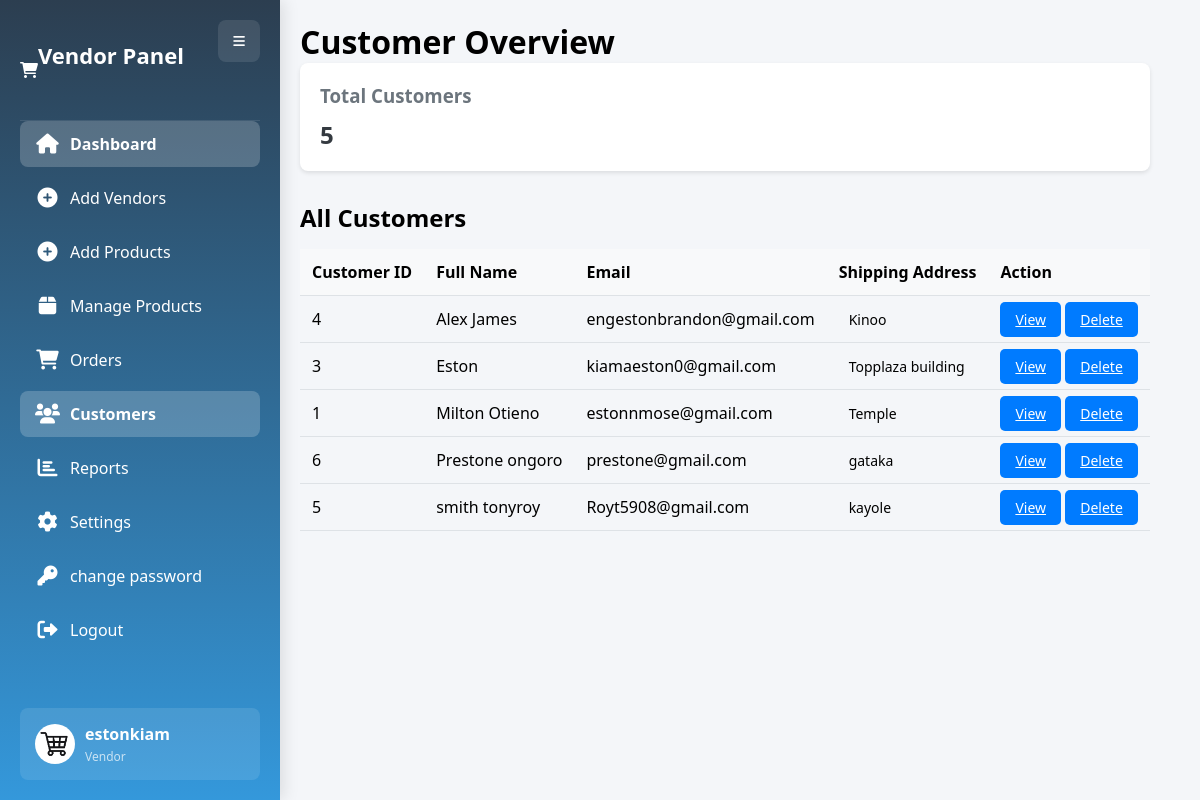
The page /admin/customers.php (signed in) on the database as committed earlier.
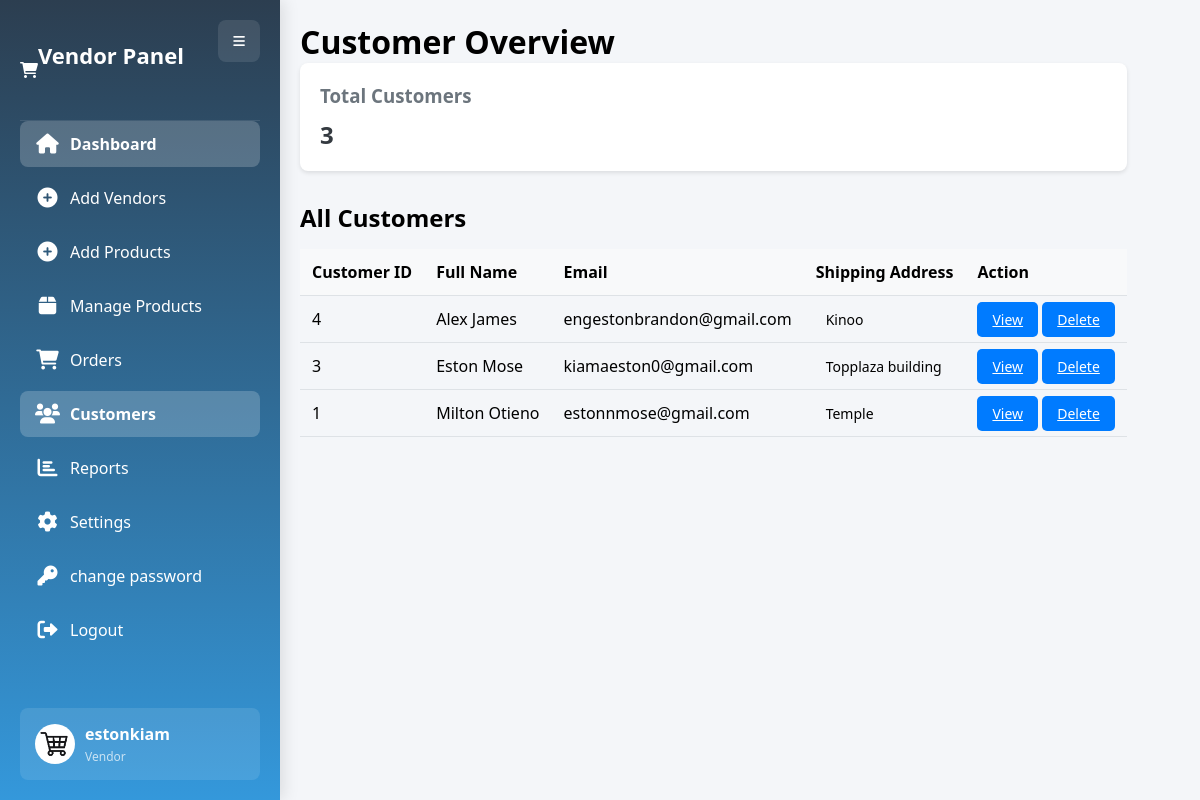
The same page on the database as committed later.
### tables this page shows
CREATE TABLE `customers` (
  `customer_id` int(11) NOT NULL,
  `first_name` varchar(100) NOT NULL,
  `last_name` varchar(100) NOT NULL,
  `email` varchar(255) NOT NULL,
  `password` varchar(255) NOT NULL,
  `phone` varchar(20) DEFAULT NULL,
  `address_line1` varchar(255) DEFAULT NULL,
  `address_line2` varchar(255) DEFAULT NULL,
  `city` varchar(100) NOT NULL,
  `state` varchar(100) NOT NULL,
  `postal_code` varchar(20) NOT NULL,
  `country` varchar(100) NOT NULL,
  `created_at` timestamp NOT NULL DEFAULT current_timestamp(),
  `reset_token` varchar(255) DEFAULT NULL,
  `reset_token_expiry` datetime DEFAULT NULL
);

### admin/customers.php (the view, shortened to what this page needs)
<?php
require 'include/db_connection.php';
$total_customers = $conn->query("SELECT COUNT(*) as count FROM customers")->fetch_assoc()['count'];
$customers = $conn->query("SELECT * FROM customers ORDER BY first_name");
?>
<!DOCTYPE html>
<html lang="en">
<head>
    <link href="https://cdnjs.cloudflare.com/ajax/libs/font-awesome/6.0.0/css/all.min.css" rel="stylesheet">
    <link rel="stylesheet" href="assets/css/admindash.css">
</head>
<body>
    <div class="container">
        <?php include('include/sidebar.php'); ?>
        <div class="main-content">
            <h1>Customer Overview</h1>
            <div class="stats-grid">
                <div class="stat-card">
                    <h3>Total Customers</h3>
                    <div class="value"><?php echo $total_customers; ?></div>
                </div>
            </div>
            <div class="customers-list">
                <h2>All Customers</h2>
                <table>
                    <thead>
                        <tr>
                            <th>Customer ID</th>
                            <th>Full Name</th>
                            <th>Email</th>
                            <th>Shipping Address</th>
                            <th>Action</th>
                        </tr>
                    </thead>
                    <tbody>
                        <?php while($customer = $customers->fetch_assoc()): ?>
                        <tr>
                            <td><?php echo $customer['customer_id']; ?></td>
                            <td><?php echo htmlspecialchars($customer['first_name']) . ' ' . htmlspecialchars($customer['last_name']); ?></td>
                            <td><?php echo $customer['email']; ?></td>
                            <td>
                                <span class="status"><?php echo $customer['address_line1']; ?></span>
                            </td>
                            <td>
                                <a href="view_profile.php?id=<?php echo $customer['customer_id']; ?>" class="btn btn-primary">View</a>
                                <a href="delete_customer.php?id=<?php echo $customer['customer_id']; ?>" class="btn btn-primary">Delete</a>
                            </td>
                        </tr>
                        <?php endwhile; ?>
                    </tbody>
                </table>
            </div>
        </div>
    </div>
</body>
</html>

Rows that differ between the two databases and show on the page:
removed customers: customer_id "6", first_name "Prestone", last_name "ongoro", email "prestone@gmail.com", address_line1 "gataka"
removed customers: customer_id "5", first_name "smith", last_name "tonyroy", email "Royt5908@gmail.com", address_line1 "kayole"
changed customers "Eston": last_name (not shown) → "Mose"
Other text that changed with them:
$total_customers: "5" → "3"
